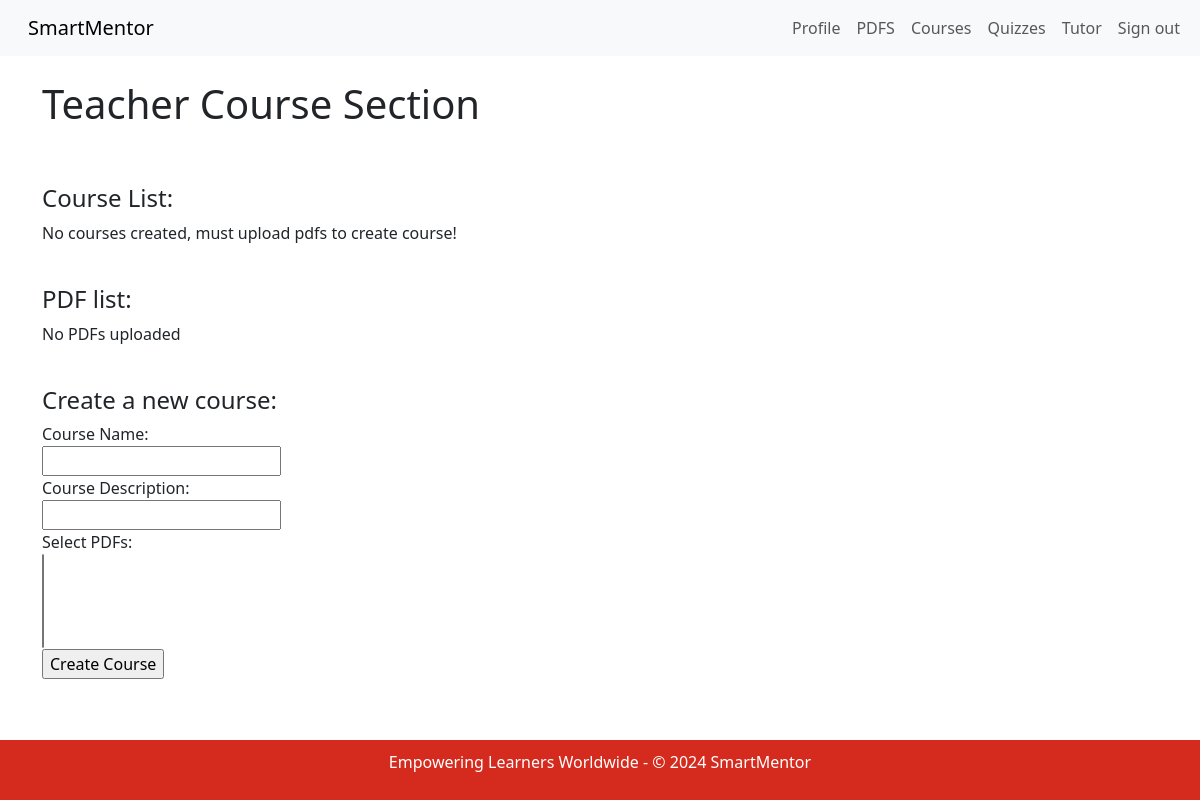
/teacher/courses (signed in), run on an earlier commit of the app's database.
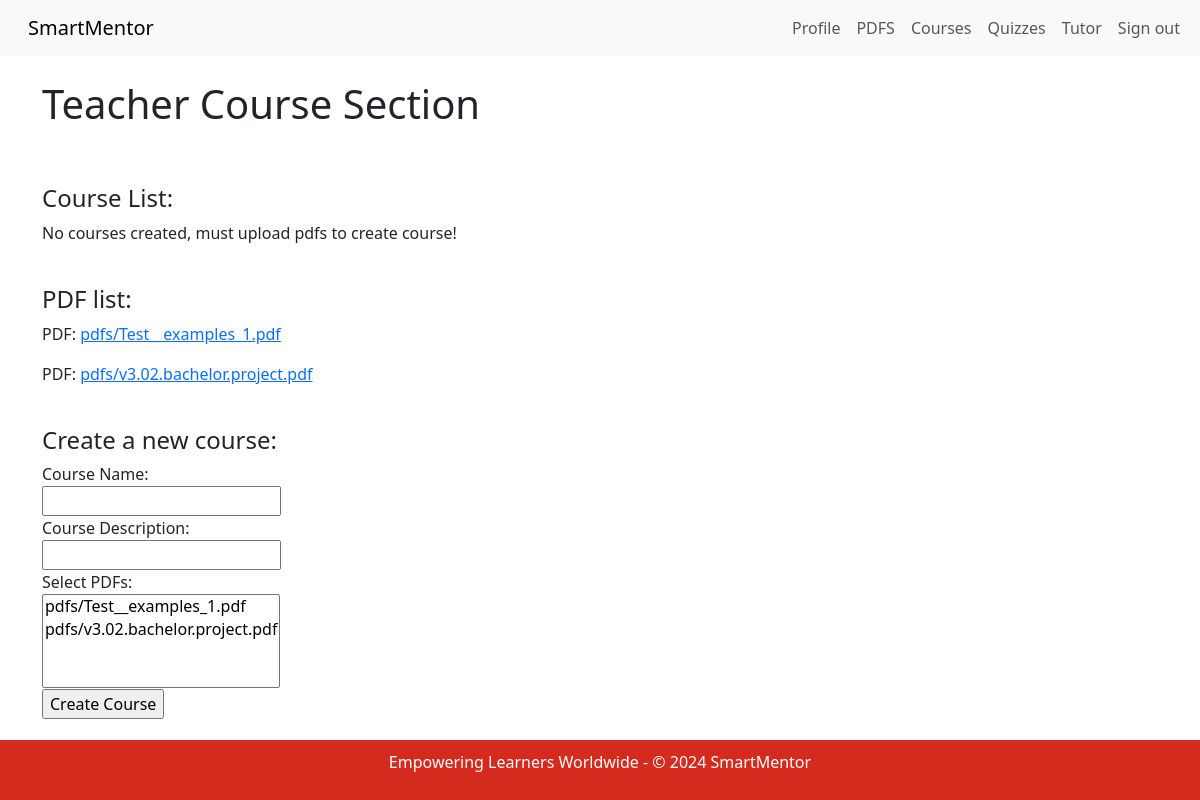
And on a later commit of the database.
### app/models.py (models this page shows, shortened)
class PDF(models.Model):
    file = models.FileField(upload_to='pdfs/')
    uploaded_by = models.ForeignKey('Teacher', on_delete=models.CASCADE)

### app/views.py (the view, shortened to what this page needs)
# urls.py: path('teacher/courses', TeacherCourseView.as_view(), name='teacher_courses'),
class TeacherCourseView(LoginRequiredMixin, ListView):
    model = Course
    form_class = CourseForm
    template_name = 'app/teacher_course.html'
    def get_queryset(self):
        if hasattr(self.request.user, 'teacher'):
            return Course.objects.filter(teacher=self.request.user.teacher)
        else:
            return Course.objects.none()

### app/templates/app/teacher_course.html (shortened to what this page needs)
{% extends "app/base.html" %}
{% block content %}
    {% if user.is_authenticated %}
        {% if user.profile.role == 'teacher' %}
            <nav class="navbar navbar-expand-lg bg-body-tertiary">
                <div class="container-fluid">
                    <a class="navbar-brand" href="/">SmartMentor</a>
                    <div class="collapse navbar-collapse" id="navbarSupportedContent">
                        <ul class="navbar-nav me-auto mb-2 mb-lg-0">
                            <li class="nav-item">
                                <a class="nav-link" href="{% url 'teacher_profile' %}">Profile</a>
                            </li>
                            <li class="nav-item">
                                <a class="nav-link" href="{% url 'teacher_pdfs' %}">PDFS</a>
                            </li>
                              <li class="nav-item">
                                  <a class="nav-link" href="{% url 'teacher_courses' %}">Courses</a>
                              </li>
                            <li class="nav-item">
                                <a class="nav-link" href="{% url 'teacher_quiz' %}">Quizzes</a>
                            </li>
                            <li class="nav-item">
                                <a class="nav-link" href="{% url 'teacher_ai_tutor' %}">Tutor</a>
                            </li>
                            <li class="nav-item">
                                <form action="{% url 'logout' %}" method="post" style="margin: 0">
                                    <button type="submit" class="nav-link" style="background: none; border: none; cursor: pointer;">Sign out</button>
                                </form>
                            </li>
                        </ul>
                    </div>
                </div>
            </nav>
            <br>
            <div class="container-xl">
                <section>
                    <h1>Teacher Course Section</h1>
                    <br>
                    <br>
                    <h4>Course List:</h4>
                    {% if user.profile.teacher.courses_list.all|length == 0 %}
                        <p>No courses created, must upload pdfs to create course!</p>
                    {% endif %}
                </section>
            </div>
            <br />
            <div class="container-xl">
                <section>
                    <h4>PDF list:</h4>
                    {% if user.teacher %}
                        {% for pdf in user.teacher.pdfs.all %}
                            <p>PDF: <a href="{{ pdf.file.url }}">{{ pdf.file.name }}</a>
                        {% empty %}
                            <p>No PDFs uploaded</p>
                        {% endfor %}
                    {% else %}
                        <p>No PDFs uploaded</p>
                    {% endif %}
                </section>
            </div>
            <br />
            <div class="container-xl">
                <section>
                    <h4>Create a new course:</h4>
                    <form action="{% url 'course_create' %}" method="post">
                        <label for="name">Course Name:</label><br>
                        <input type="text" id="name" name="name"><br>
                        <label for="description">Course Description:</label><br>
                        <input type="text" id="description" name="description"><br>
                        <label for="pdfs">Select PDFs:</label><br>
                        <select id="pdfs" name="pdfs" multiple>
                            {% for pdf in user.teacher.pdfs.all %}
                                <option value="{{ pdf.id }}">{{ pdf.file.name }}</option>
                            {% endfor %}
                        </select><br>
                        <input type="submit" value="Create Course">
                    </form>
                </section>
            </div>
            <br />
        {% else %}
            <h1>Access Denied</h1>
            <p>You are not authorized to view this page. Please <a href="/">back</a> to home.</p>
        {% endif %}
    {% endif %}
{% endblock %}

### app/templates/app/base.html (shortened to what this page needs)
{% load static %}
<!DOCTYPE html>
<html>
  <head>
    <link
      rel="stylesheet"
      href="https://cdn.jsdelivr.net/npm/bootstrap@5.3.3/dist/css/bootstrap.rtl.min.css"
    />
    <link rel="stylesheet" href="{% static 'css/footer.css' %}" />
  </head>
  <body>
    {% block content %} {% endblock %}
  </body>
  <footer>
    <p>Empowering Learners Worldwide - © 2024 SmartMentor</p>
  </footer>
</html>

### static/css/footer.css (style rules this page uses)
footer { background-color: #D52B1E; color: #fff; text-align: center; padding: 10px 0; position: fixed; width: 100%; bottom: 0; }

What changed in the data, as far as the page shows it:
added PDF: file.name "pdfs/Test__examples_1.pdf", {{ pdf.id }} 24 (drawn)
added PDF: file.name "pdfs/v3.02.bachelor.project.pdf", {{ pdf.id }} 26 (drawn)
Also different on the page:
form field pdfs: (not shown) → "pdfs/Test__examples_1.pdf / pdfs/v3.02.bachelor.project.pdf"
text no longer shown: "No PDFs uploaded"
